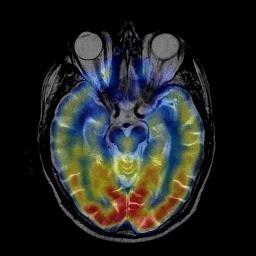
%> input picture 06 practice-myself_codes_notes/03 SCI_CODE_PAPER_FUSION/01 code/02_proposed_method/04  TEST-KSVD/05 TEST-IHS/jiaquan28.jpg, 256 x 256 px
$ octave TEST9999.m   (GNU Octave 9; MATLAB toolbox functions it lacks are replaced by stand-ins)
%> lines starting %> are read from the running program, lines starting %| are printed output that depends on the picture
### 06 practice-myself_codes_notes/03 SCI_CODE_PAPER_FUSION/01 code/02_proposed_method/04  TEST-KSVD/05 TEST-IHS/Homom_filter.m
function im_e = Homom_filter(im)
% 同态滤波 王博发
%函数输入:
%         im:  输入的二维图像矩阵
%         d:   截止频率
%         rL   低频增益
%         rH   高频增益
%函数输出:
%         im_e: 重构滤波图像
%同态滤波参数设置
rL = 0.3999;  % 低频增益
rH = 0.71;   % 高频增益
d = 1;   % 截止频率

if ~isa(im,'double')
    im = double(im);
end

[r c]=size(im); % 输入图像维数
% 高斯高通滤波
A=zeros(r,c);
for i=1:r
    for j=1:c
        A(i,j)=(((i-r/2).^2+(j-c/2).^2)).^(.5);
        B(i,j)=A(i,j)*A(i,j);
        H(i,j)=(1-exp(-((B(i,j)).^2/d.^2)));  % 传递函数
    end
end

% 同态滤波器传递函数：
H=((rH-rL).*H)+rL;
% 取对数
im_l=log2(im + 1e-5);
% 离散傅里叶变换
im_f=fft2(im_l);
% 滤波
im_nf=H.*im_f;
% DFT反变换
im_n=abs(ifft2(im_nf));
% 指数变换，消除取对数
im_e = exp(im_n);  % 滤波矩阵
im_e = uint8(im_e);

### 06 practice-myself_codes_notes/03 SCI_CODE_PAPER_FUSION/01 code/02_proposed_method/04  TEST-KSVD/05 TEST-IHS/TEST9999.m
close all
clc;clear;
I1=double(imread('jiaquan28.jpg'));
% [med] = PAL(I1);
figure;
% imwrite(uint8(output),'jiaquan28_mohumath.jpg');
imshow(uint8(I1),[]);
output=zeros(size(I1,1),size(I1,2),3);
for channel=1:3
    im_e = Homom_filter(I1(:,:,channel));
    output(:,:,channel)=im_e;
end
%> this loop made 3 passes
%> pass 1, in Homom_filter, `im_l=log2(im + 1e-5);`:
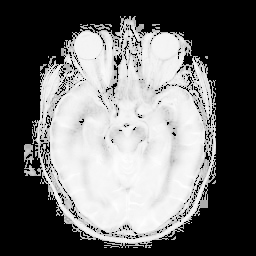
%> im_l: size 256x256 double; min -16.61, max 7.94, mean -6.02; drawn with min black and max white
%> pass 1, in Homom_filter, `im_n=abs(ifft2(im_nf));`:
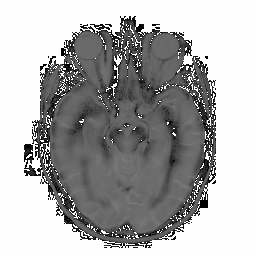
%> im_n: size 256x256 double; min 0.000297, max 11.8, mean 7.98; drawn with min black and max white
%> pass 1, in Homom_filter, `im_e = exp(im_n);`:
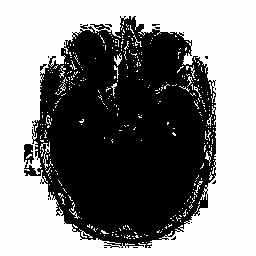
%> im_e: size 256x256 double; min 1, max 133233.2, mean 68749.4; drawn with min black and max white
%> pass 1, in Homom_filter, `im_e = uint8(im_e);`:
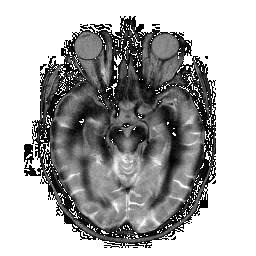
%> im_e: size 256x256 uint8; min 1, max 255, mean 171.3
%> after the loop:
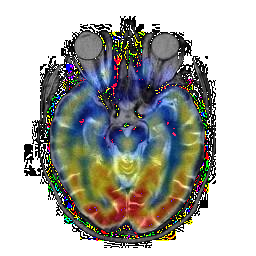
%> output: size 256x256x3 double; mean R, G, B 171.3, 172.1, 167.7
figure;
% imwrite(uint8(output),'jiaquan28_mohumath.jpg');
imshow(uint8(output),[]);
% [H,S,V]=RGB2HBV(Fusion_image);
%  [max_cntMat_mean_S_value,b1]=max(max(V));
%   [min_cntMat_mean_S_value,b6]=min(min(V));

$ run again, with 06 practice-myself_codes_notes/03 SCI_CODE_PAPER_FUSION/01 code/02_proposed_method/04  TEST-KSVD/05 TEST-IHS/2.jpg copied over 06 practice-myself_codes_notes/03 SCI_CODE_PAPER_FUSION/01 code/02_proposed_method/04  TEST-KSVD/05 TEST-IHS/jiaquan28.jpg
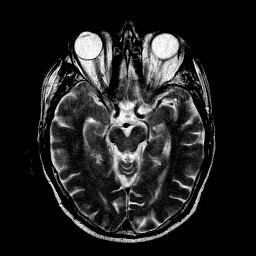
%> input picture 06 practice-myself_codes_notes/03 SCI_CODE_PAPER_FUSION/01 code/02_proposed_method/04  TEST-KSVD/05 TEST-IHS/2.jpg, 256 x 256 px
%> the loop `for channel=1:3` made 3 passes
%> pass 1, in Homom_filter, `im_l=log2(im + 1e-5);`:
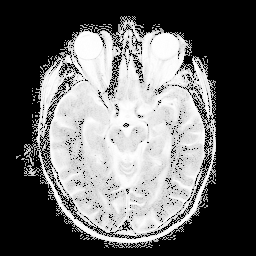
%> im_l: size 256x256 double; min -16.61, max 7.99, mean -6.58; drawn with min black and max white
%> pass 1, in Homom_filter, `im_e = uint8(im_e);`:
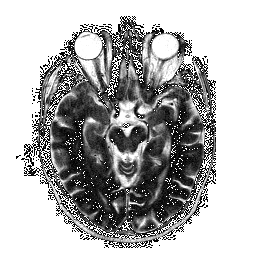
%> im_e: size 256x256 uint8; min 1, max 255, mean 175.9

$ run again, with 06 practice-myself_codes_notes/03 SCI_CODE_PAPER_FUSION/01 code/02_proposed_method/04  TEST-KSVD/05 TEST-IHS/3.jpg copied over 06 practice-myself_codes_notes/03 SCI_CODE_PAPER_FUSION/01 code/02_proposed_method/04  TEST-KSVD/05 TEST-IHS/jiaquan28.jpg
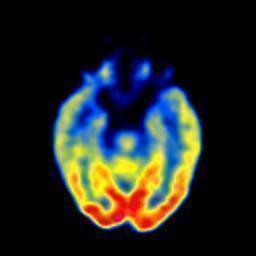
%> input picture 06 practice-myself_codes_notes/03 SCI_CODE_PAPER_FUSION/01 code/02_proposed_method/04  TEST-KSVD/05 TEST-IHS/3.jpg, 256 x 256 px
%> the loop `for channel=1:3` made 3 passes
%> pass 1, in Homom_filter, `im_e = uint8(im_e);`:
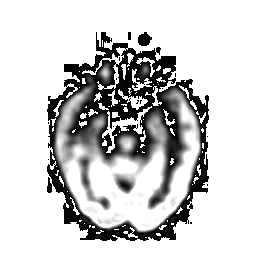
%> im_e: size 256x256 uint8; min 1, max 255, mean 204.1
%> after the loop `for channel=1:3`:
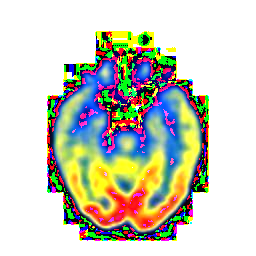
%> output: size 256x256x3 double; mean R, G, B 204.1, 205.3, 191.1

$ run again, with 06 practice-myself_codes_notes/03 SCI_CODE_PAPER_FUSION/01 code/02_proposed_method/04  TEST-KSVD/05 TEST-IHS/MRI-013.jpg copied over 06 practice-myself_codes_notes/03 SCI_CODE_PAPER_FUSION/01 code/02_proposed_method/04  TEST-KSVD/05 TEST-IHS/jiaquan28.jpg
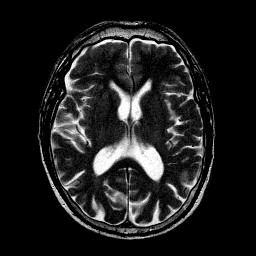
%> input picture 06 practice-myself_codes_notes/03 SCI_CODE_PAPER_FUSION/01 code/02_proposed_method/04  TEST-KSVD/05 TEST-IHS/MRI-013.jpg, 256 x 256 px
%> the loop `for channel=1:3` made 3 passes
%> pass 1, in Homom_filter, `im_l=log2(im + 1e-5);`:
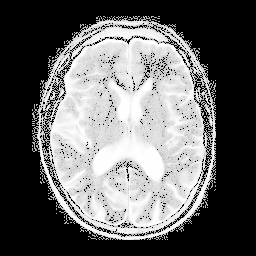
%> im_l: size 256x256 double; min -16.61, max 7.99, mean -6.64; drawn with min black and max white
%> pass 1, in Homom_filter, `im_e = uint8(im_e);`:
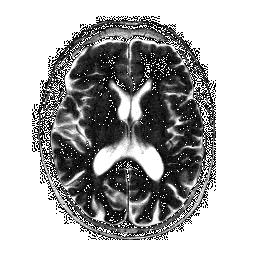
%> im_e: size 256x256 uint8; min 1, max 255, mean 171.6
